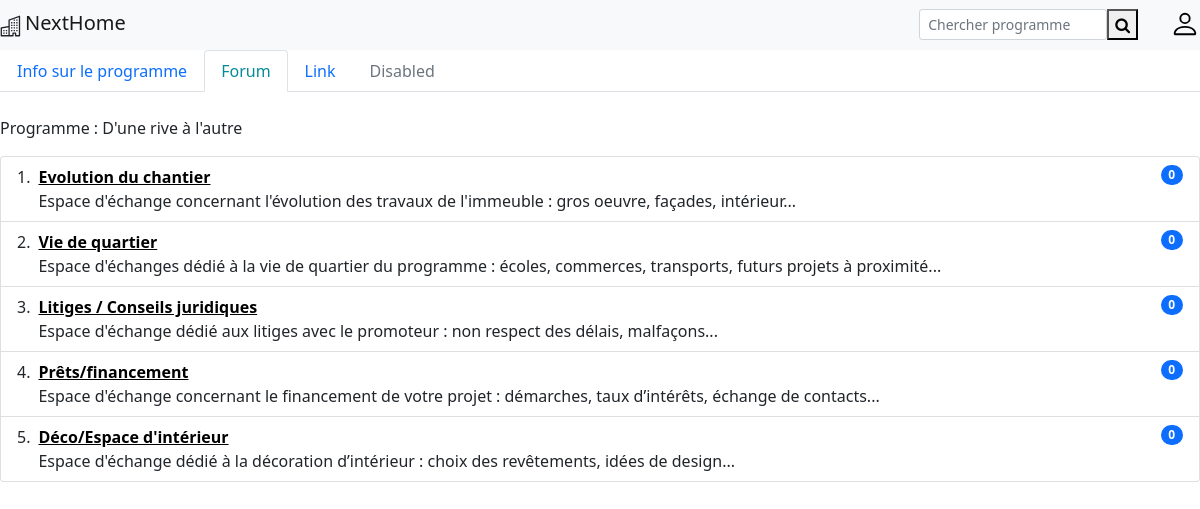
The page /monimmo/dune-rive-a-lautre/5/themes on the database its author committed.
### monimmo/models.py (models this page shows, shortened)
class Programme(models.Model):
    LIVRAISON_STATUTS = ((1, "En commercialisation"), (2, "En construction"), (3, "Terminé"))
    promoteur = models.ForeignKey(Promoteur, on_delete=models.CASCADE)
    nom = models.CharField(max_length=40)
    description = models.CharField(max_length=500, blank=True, null=True)
    date_livraison_ini = models.DateField("Date de livraison initiale")
    date_livraison_act = models.DateField("Date de livraison prévue", blank=True, null=True)
    statut = models.IntegerField(choices=LIVRAISON_STATUTS)
    slug = AutoSlugField(populate_from='nom', always_update=True, max_length=255, editable=True, blank=True)
    def get_absolute_url(self):
        return reverse('detail_programme',
                       args=[self.slug, self.pk])
    def get_absolute_url_themes(self):
        return reverse('consult_themes',
                       args=[self.slug, self.pk])

class Topic(models.Model):
    title = models.CharField(max_length=50)
    description = models.TextField(max_length=200)
    slug = AutoSlugField(populate_from='title', always_update=True, max_length=255, editable=True, blank=True)

### monimmo/views.py (the view)
# urls.py: path('<slug:slug>/<int:pk>/themes', Topic_view, name="consult_themes"),
def Topic_view(request, slug, pk ):
    Topic_display = Topic.objects.all()
    list_subcount = []
    for topic in Topic.objects.all():
        list_subcount.append(len(Subject.objects.filter(programme=pk,topic=topic.pk)))
    dict_context = {}
    dict_context["Topics"] = zip(Topic_display, list_subcount)
    dict_context["Programme"] = Programme.objects.get(pk=pk)
    return render(request, 'monimmo/pages/themes.html', dict_context)

### monimmo/templates/monimmo/pages/themes.html (shortened to what this page needs)
{% extends "monimmo/base.html" %}
{% load static %}
{% block content %}
<ul class="nav nav-tabs">
  <li class="nav-item">
    <a class="nav-link" href={{Programme.get_absolute_url}}>Info sur le programme</a>
  </li>
  <li class="nav-item">
    <a class="nav-link active" href="#">Forum</a>
  </li>
  <li class="nav-item">
    <a class="nav-link" href="#">Link</a>
  </li>
  <li class="nav-item">
    <a class="nav-link disabled" href="#" tabindex="-1" aria-disabled="true">Disabled</a>
  </li>
</ul>
<br>
<p> Programme : {{Programme.nom}}</p>
<ul class="list-group list-group-numbered">
    {% for topic, topic_count in Topics %}
  <li class="list-group-item d-flex justify-content-between align-items-start">
    <div class="ms-2 me-auto">
      <a class="fw-bold" href={{Programme.get_absolute_url_themes}}/{{topic.slug}}>{{topic.title}}</a>
      <br>
      {{topic.description}}
    </div>
    <span class="badge bg-primary rounded-pill">{{topic_count}}</span>
  </li>
     {% endfor %}
</ul>
{% endblock %}

### monimmo/templates/monimmo/base.html (shortened to what this page needs)
<!DOCTYPE html>
<html lang="en">
<head>
</head>
<body>
</body>
{% include "monimmo/navbar.html" %}
{% block content %}
{% endblock %}
</body>
</html>

### monimmo/templates/monimmo/navbar.html (shortened to what this page needs)
{% load static %}
<!DOCTYPE html>
<html lang="en">
<head>
    <link href="https://cdn.jsdelivr.net/npm/bootstrap@5.1.1/dist/css/bootstrap.min.css" rel="stylesheet">
    <link rel="stylesheet" href="https://cdnjs.cloudflare.com/ajax/libs/font-awesome/4.7.0/css/font-awesome.min.css">
    <link rel="stylesheet" href="{% static './monimmo/style.css'%}" type="text/css">
</head>
<body>
    <nav class="d-flex flex-row justify-content-between navbar navbar-expand-lg navbar-light bg-light">
        <div>
            <a class="navbar-brand" href="{% url 'home' %}">NextHome</a>
        </div>
        <div class="d-flex">
        <form class="d-flex "  action="{% url 'search_results' %}" method="get">
            <input class="form-control form-control-sm  w-75 basicAutoComplete" autocomplete="on" name="q" type="search" placeholder="Chercher programme" aria-label="Search">
            <button type="submit"><i class="fa fa-search"></i></button>
        </form>
         <a href="{% url 'compte' %}">
         </a>
        </div>
    </nav>
</body>
</html>

### monimmo/static/monimmo/style.css (style rules this page uses)
a { color: black; }
.nav-link.active { color: #048B9A !important; }

### rows shown on the page
Programme: nom "D'une rive à l'autre"
Topic: title "Evolution du chantier", description "Espace d'échange concernant l'évolution des travaux de l'immeuble : gros oeuvre, façades, intérieur...", topic_count "0"
Topic: title "Vie de quartier", description "Espace d'échanges dédié à la vie de quartier du programme : écoles, commerces, transports, futurs projets à proximité...", topic_count "0"
Topic: title "Litiges / Conseils juridiques", description "Espace d'échange dédié aux litiges avec le promoteur : non respect des délais, malfaçons...", topic_count "0"
Topic: title "Prêts/financement", description "Espace d'échange concernant le financement de votre projet : démarches, taux d’intérêts, échange de contacts...", topic_count "0"
Topic: title "Déco/Espace d'intérieur", description "Espace d'échange dédié à la décoration d’intérieur : choix des revêtements, idées de design...", topic_count "0"
